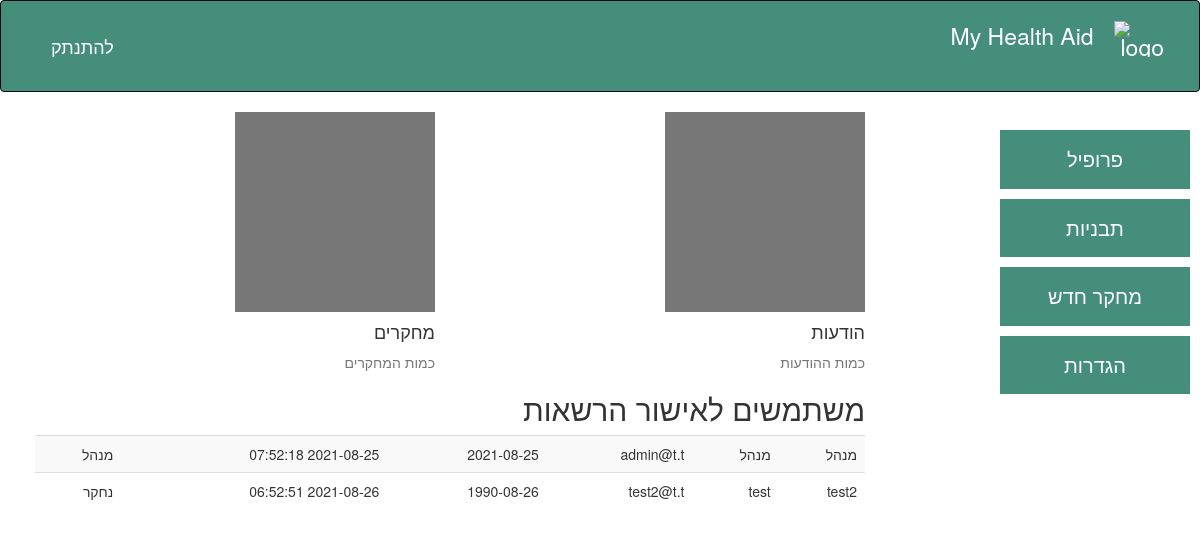
Page /dashboard (signed in) on the earlier database version.
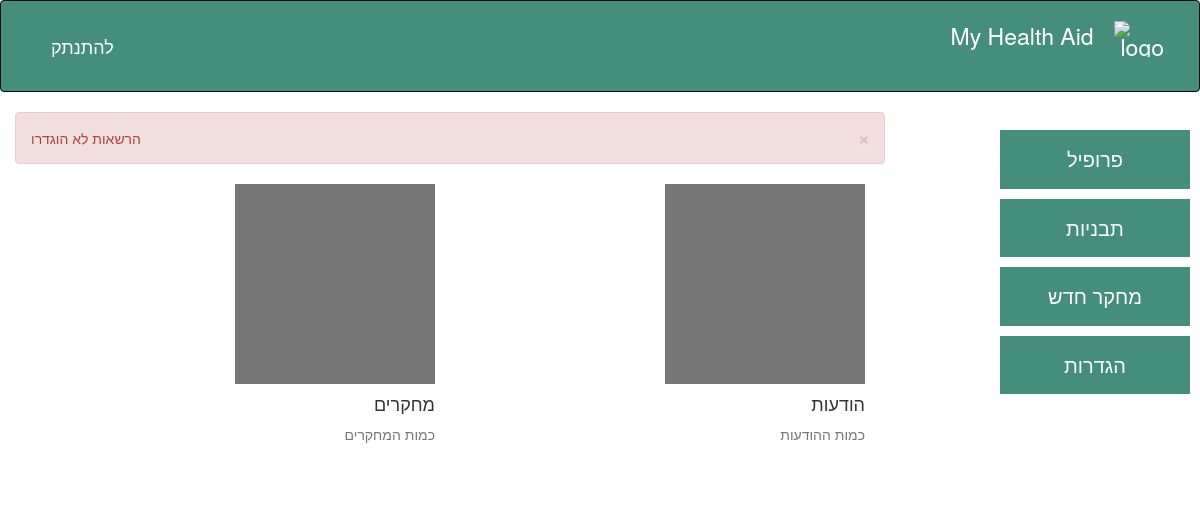
Same page on the later database version.
### website/models/user.py (models this page shows, shortened)
class User(db.Model, UserMixin):
    id = db.Column("id", db.Integer, primary_key=True)
    email = db.Column(db.String(100), unique=True)
    email_verified = db.Column(db.Boolean(), default=False)
    password = db.Column(db.String(50))
    first_name = db.Column(db.String(50))
    second_name = db.Column(db.String(50))
    birth_date = db.Column(db.Date(), default=func.now())
    gender = db.Column(db.Integer, db.ForeignKey('gender.id'))
    permission = db.Column(db.Integer, db.ForeignKey('permissions.id'))
    permission_confirmation = db.Column(db.Boolean(), default=False)
    response = db.relationship('Response', backref='response_author', lazy=True)
    researches = db.relationship('Research', backref='research_author', lazy=True)
    articles = db.relationship('Article', backref='article_author', lazy=True)
    creation_date = db.Column(db.DateTime(timezone=True), default=func.now())
    active = db.Column(db.Boolean(), default=True)

### website/routes/views.py (the view)
@views.route('/dashboard', methods=['GET', 'POST'])
@login_required
def dashboard():
    table_name = ''
    table = {}
    if(current_user.permission == 'מנהל'):
        table_name = 'משתמשים לאישור הרשאות'
        table = User.query.all()
    elif(current_user.permission == 'נחקר'):
        table_name = 'מחקרים למילוי'
        table = Research.query.filter_by()
    elif(current_user.permission == 'חוקר' or current_user.permission == 'עוזר מחקר'):
        return render_template("dashboard.html", value = Research.query.filter_by(researchers=User.query.filter_by(id=user.id).first().researches).all())
    else: flash('הרשאות לא הוגדרו', 'error')
    return render_template("dashboard.html", table=table, table_name=table_name)

### website/models/user.py (called while the page is built)
@login_manager.user_loader
def load_user(user_id):
    return User.query.get(int(user_id))

### website/templates/dashboard.html (shortened to what this page needs)
{% extends "base.html" %} {% import "bootstrap/wtf.html" as wtf %} {% block styles %} {{super()}}
<link rel="stylesheet" href="{{url_for('static', filename='base.css')}}"> {% endblock %} {% block collapsing_navbar %}
<ul class="nav navbar-nav navbar-right">
    <li><a href="{{ url_for('auth.logout') }}">להתנתק</a></li>
</ul>
{% endblock %} {% block sidebar_content %}
<ul>
    <li><a href="{{ url_for('views.profile') }}">פרופיל</a></li>
    <li><a href="{{ url_for('views.builder') }}">תבניות</a></li>
    <li><a href="">מחקר חדש</a></li>
    <li><a href="#">הגדרות</a></li>
</ul>
{% endblock %}
{% block main_content %}
<div class="">
    <div class="row placeholders">
        <div class="col-xs-6 placeholder right">
            <img width="200" height="200" class="img-responsive" alt="research image">
            <h4>מחקרים</h4>
            <span class="text-muted">כמות המחקרים</span>
        </div>
        <div class="col-xs-6 placeholder">
            <img width="200" height="200" class="img-responsive" alt="Generic placeholder thumbnail">
            <h4>הודעות</h4>
            <span class="text-muted">כמות ההודעות</span>
        </div>
    </div>
  <h2 class="sub-header">{{ table_name }}</h2>
  <div class="table-responsive">
    <table class="table table-striped">
        {% for user in table %}
        <tr>
            <td>{{ user.first_name }}</td>
            <td>{{ user.second_name }}</td>
            <td>{{ user.email }}</td>
            <td>{{ user.birth_date }}</td>
            <td>{{ user.creation_date }}</td>
            <td>{{ user.permission }}</td>
        </tr>
        {% endfor %}
    </table>
  </div>
</div>
{% endblock %}

### website/templates/base.html (shortened to what this page needs)
{% extends "bootstrap/base.html" %} {% block title %} {{title}} {% endblock %} {% block styles %} {{super()}}
<link rel="stylesheet" href="{{url_for('static', filename='base.css')}}"> {% endblock %} {% block navbar %}
<nav class="navbar navbar-inverse">
    <div class="container  col-sm-12">
        <div class="navbar-header navbar-right">
            <a class="navbar-brand" href="./">My Health Aid     <img src="../static/img/logo-mha.png"   class="logo img-responsive" alt="logo"> </a>
        </div>
        <div id="navbar" class="navbar-collapse collapse">
            <ul class="nav navbar-nav navbar-left">
                {% block collapsing_navbar %}{% endblock %}
            </ul>
        </div>
    </div>
</nav>
<div class="container-fluid col-sm-12">
    <div class="row">
        <div class="col-sm-9">
            {% block flashed_messages %} {% with messages = get_flashed_messages(with_categories=true) %} {% if messages %} {% for category, message in messages %}
            {% if category == 'error' %}
            <div class="alert alert-danger alert-dismissable" role="alert">
                {{ message }}
                <button type="button" class="close" data-dismiss="alert">
                              <span aria-hidden="true">&times;</span>
                            </button>
            </div>
            {% endif %} {% endfor %} {% endif %} {% endwith %} {% endblock %}
            <div class="main">
                {% block main_content %}{% endblock %}
            </div>
        </div>
        <div class="sidenav col-sm-3 navbar-right">
            {% block sidebar_content %}{% endblock %}
        </div>
    </div>
</div>
{% endblock %}

### website/static/css/base.css (style rules this page uses)
.navbar { background-color: #458e7b; text-align: right; }
.navbar .navbar-brand { color: #fff; text-align: right; font-size: 23px; }
.navbar .navbar-nav { color: #fff; }
.navbar-inverse .navbar-nav>li>a { color: #ffffff; font-size: 18px; }
.container { text-align: right; padding: 20px; }
.main { padding-right: 20px; padding-left: 20px; text-align: right; max-width: 900px; margin-right: 0; margin-left: auto; direction: rtl; }
.sidenav { height: 100%; max-width: 250px; margin: 0 auto; z-index: 1; text-align: center; overflow-x: hidden; padding: 8px 0; }
.sidenav a { text-decoration: none; font-size: 20px; color: #ffffff; display: block; background-color: #458e7b; margin: 10px; padding: 15px; }

### website/templates/dashboard.html (style rules this page uses)
.sidenav ul { list-style-type: none; }

### website/templates/base.html (style rules this page uses)
.navbar-brand { float: none; }
.navbar .navbar-brand .logo { display: inline-block !important; margin-left: 14px; width: 50px; }

Differences in the rows shown:
no longer on this page (row edited): User: first_name "מנהל", second_name "מנהל", email "admin@t.t", birth_date "2021-08-25", creation_date "2021-08-25 07:52:18", permission "מנהל"
no longer on this page (row unchanged): User: first_name "test2", second_name "test", email "test2@t.t", birth_date "1990-08-26", creation_date "2021-08-26 06:52:51", permission "נחקר"
Other differences:
{{ table_name }}: "משתמשים לאישור הרשאות" → (not shown)
new list line: "הרשאות לא הוגדרו ×"
